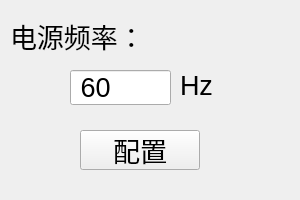
<?xml version="1.0" encoding="UTF-8"?>
<ui version="4.0">
 <class>Form_1</class>
 <widget class="QWidget" name="Form_1">
  <property name="geometry">
   <rect>
    <x>0</x>
    <y>0</y>
    <width>300</width>
    <height>200</height>
   </rect>
  </property>
  <property name="windowTitle">
   <string>Form</string>
  </property>
  <property name="styleSheet">
   <string notr="true"/>
  </property>
  <widget class="QLabel" name="label">
   <property name="geometry">
    <rect>
     <x>10</x>
     <y>20</y>
     <width>131</width>
     <height>31</height>
    </rect>
   </property>
   <property name="font">
    <font>
     <pointsize>20</pointsize>
     <weight>50</weight>
     <bold>false</bold>
     <underline>false</underline>
    </font>
   </property>
   <property name="text">
    <string>电源频率：</string>
   </property>
  </widget>
  <widget class="QLabel" name="label_2">
   <property name="geometry">
    <rect>
     <x>180</x>
     <y>70</y>
     <width>41</width>
     <height>31</height>
    </rect>
   </property>
   <property name="font">
    <font>
     <pointsize>20</pointsize>
    </font>
   </property>
   <property name="text">
    <string>Hz</string>
   </property>
  </widget>
  <widget class="QPushButton" name="pushButton">
   <property name="geometry">
    <rect>
     <x>80</x>
     <y>130</y>
     <width>120</width>
     <height>40</height>
    </rect>
   </property>
   <property name="sizePolicy">
    <sizepolicy hsizetype="Fixed" vsizetype="Fixed">
     <horstretch>0</horstretch>
     <verstretch>0</verstretch>
    </sizepolicy>
   </property>
   <property name="font">
    <font>
     <pointsize>20</pointsize>
    </font>
   </property>
   <property name="text">
    <string>配置</string>
   </property>
  </widget>
  <widget class="QLineEdit" name="lineEdit">
   <property name="geometry">
    <rect>
     <x>70</x>
     <y>70</y>
     <width>101</width>
     <height>35</height>
    </rect>
   </property>
   <property name="font">
    <font>
     <pointsize>20</pointsize>
    </font>
   </property>
   <property name="text">
    <string> 60</string>
   </property>
  </widget>
 </widget>
 <resources/>
 <connections/>
</ui>
